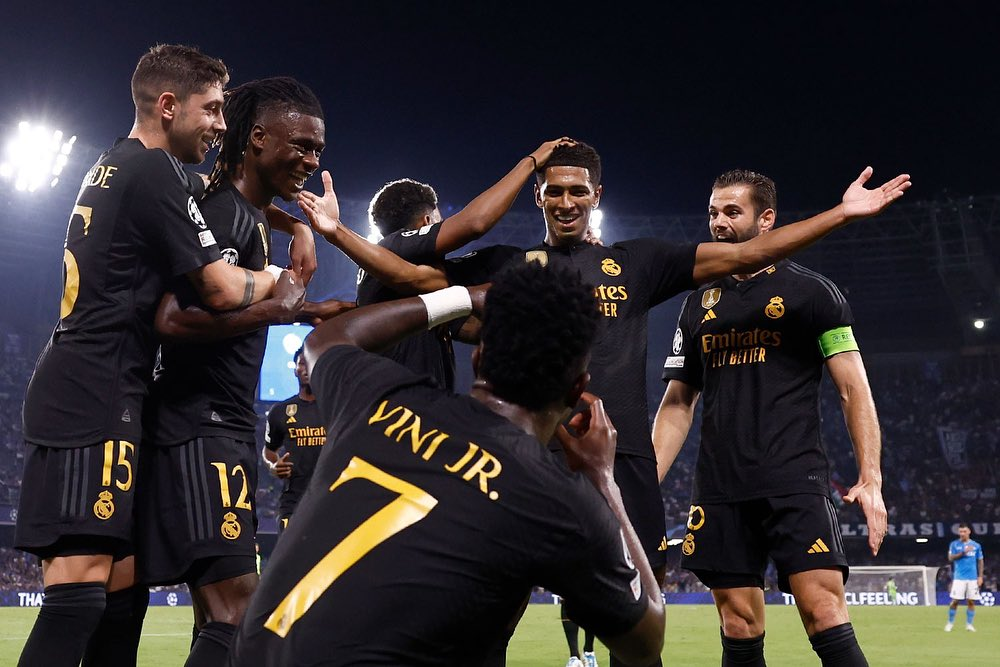
#> input picture OpenCV/Images/img5.jpg, 1000 x 667 px, found by its file name
$ python opning_closing.py
#> lines starting #> are read from the running program, lines starting #| are printed output that depends on the picture; after the words box and inside, x2 and y2 are one past the last pixel; in counts of white or black regions, pixels touching at a corner belong together

#-------------Morphological Transformations-----------------------

#Morphological transformations are some simple operations based on the image shape.
#It is normally performed on binary images.
# It needs two inputs, 1)- original image, 2)- structuring element(kernel).
#Two more basic Morphological Transformations are
#1) - Opening and 2) - Closing

import cv2
import numpy as np

#Opening --
#Opening is just another name of erosion followed by dilation.
#means first erosion take place then dilation
img = cv2.imread('D:\\OpenCV\\Images\\img5.jpg',0)
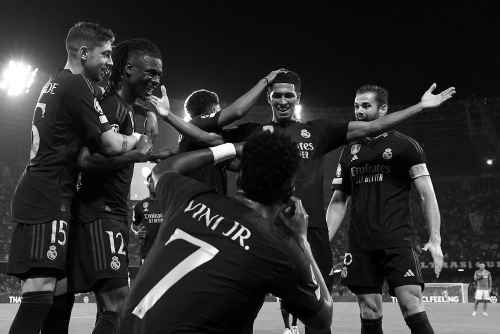
#> img: shape (667, 1000) (shown at 1/2 size); min 0, max 255, mean 48
_,mask= cv2.threshold(img,230,255,cv2.THRESH_BINARY_INV)
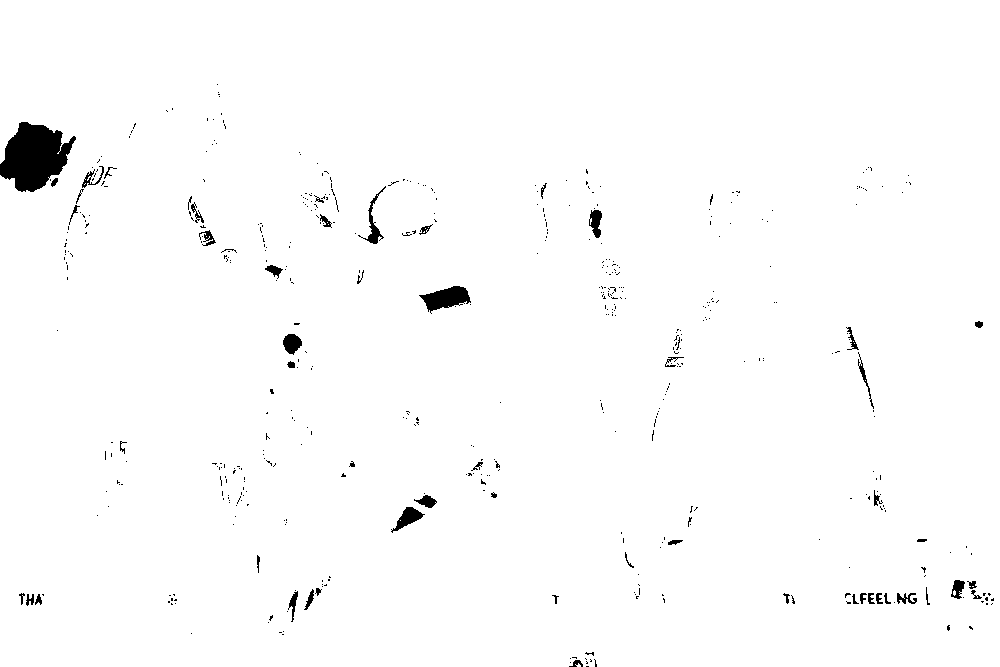
#> mask: shape (667, 1000); 98.6% white; 508 black regions (454 under 20 px), largest, box (x1, y1, x2, y2) and area: (0, 122, 76, 192) 3363, (419, 286, 471, 314) 785, (391, 507, 425, 533) 348
kernel = np.ones((3,3),np.uint8)# 5x5 kernel with full of ones.
o = cv2.morphologyEx(mask,cv2.MORPH_OPEN,kernel) #optional parameters iterations = 2
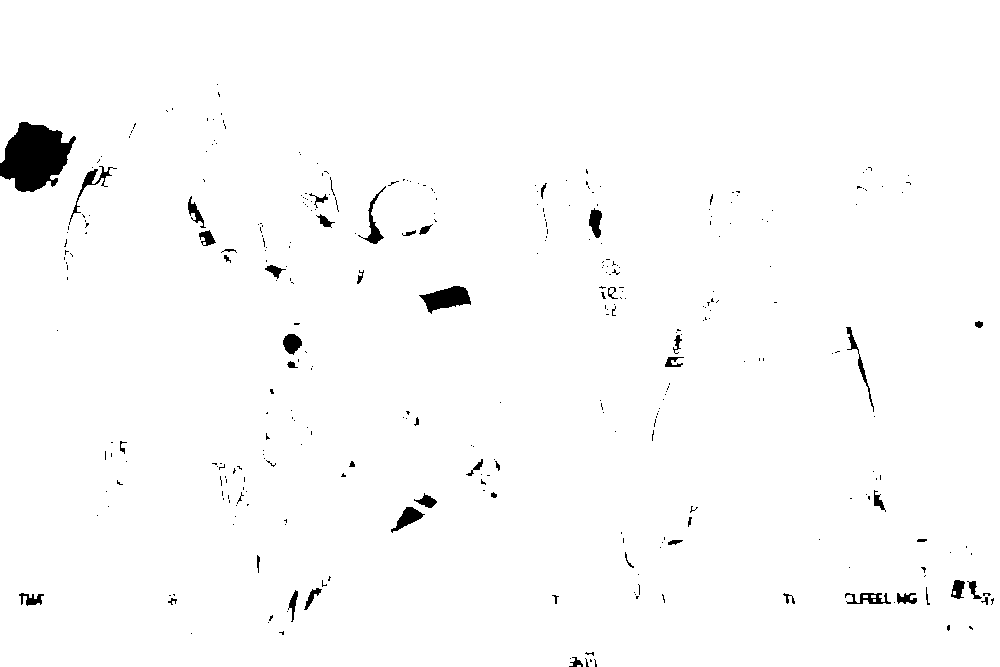
#> o: shape (667, 1000); 98.5% white; 340 black regions (289 under 20 px), largest, box (x1, y1, x2, y2) and area: (0, 122, 76, 192) 3441, (419, 286, 471, 314) 811, (391, 507, 425, 533) 352

cv2.imshow("img",img)
cv2.imshow("ker=",kernel)
cv2.imshow("mask==",mask)
cv2.imshow("opening==",o)


#closing
#It is opposite of opening
#closing is just another name of dilation followed by erosion.
#means first dilation take place then erosion-

kernel = np.ones((3,3),np.uint8)# 5x5 kernel with full of ones.
c= cv2.morphologyEx(mask,cv2.MORPH_CLOSE,kernel) #optional parameters iterations = 2
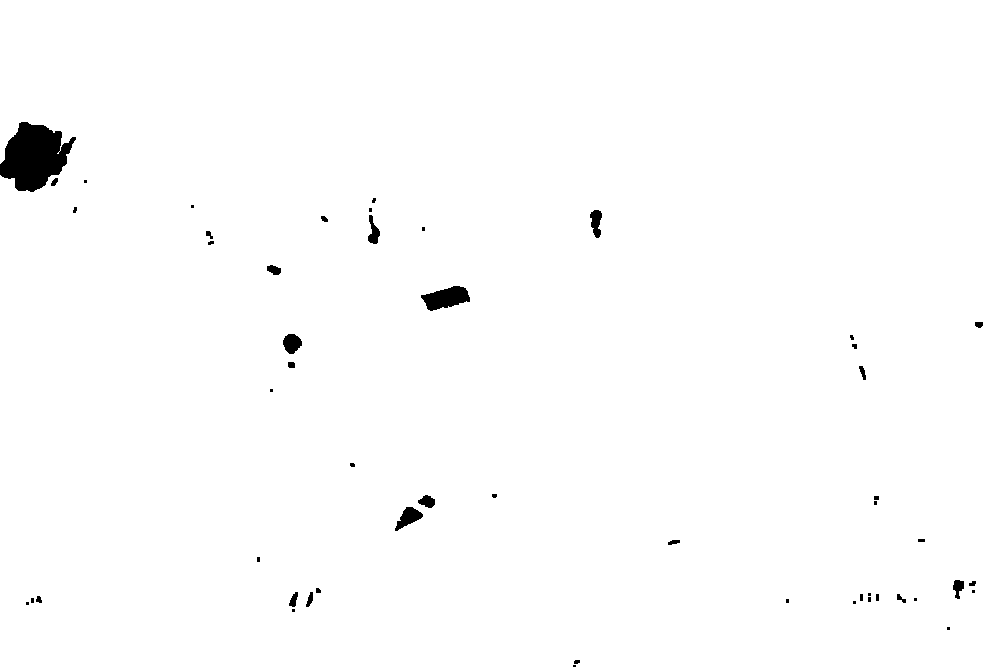
#> c: shape (667, 1000); 99% white; 52 black regions (24 under 20 px), largest, box (x1, y1, x2, y2) and area: (0, 122, 76, 192) 3345, (421, 286, 470, 311) 765, (395, 507, 423, 531) 332
cv2.imshow("closing",c)


#if you want then plot it
from matplotlib import pyplot as plt
titles = ["img","mask","opening","closing"]
images = [img,mask,o,c]
for i in range(4):
    plt.subplot(2, 2, i+1), plt.imshow(images[i], 'gray')
    plt.title(titles[i])
    plt.xticks([]),plt.yticks([])

plt.show()

# #--------Optional ----

x1 = cv2.morphologyEx(mask,cv2.MORPH_TOPHAT,kernel)   #diff b/w mask and opening
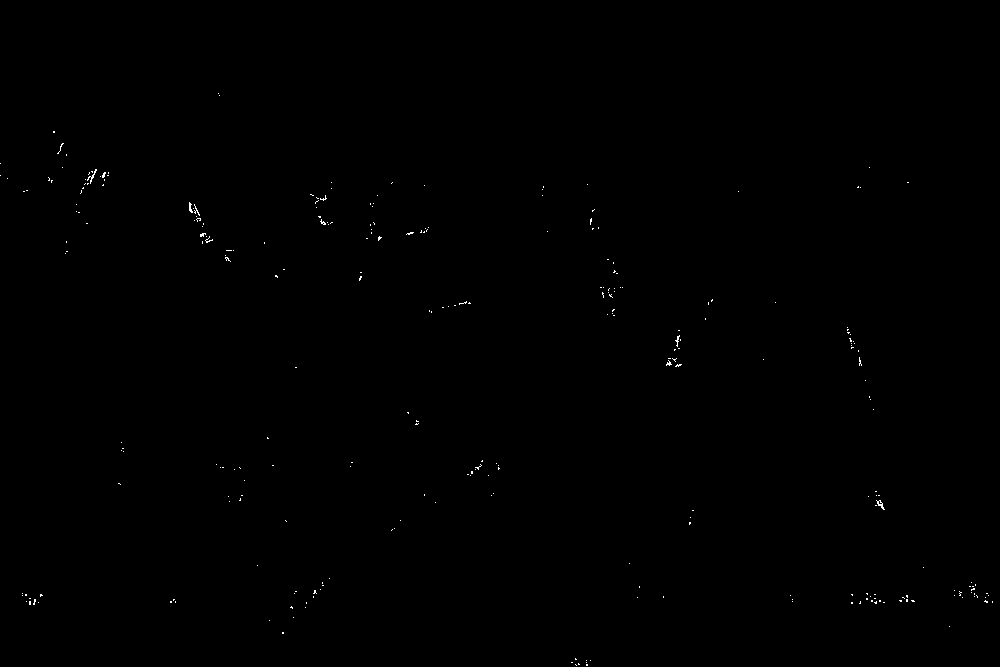
#> x1: shape (667, 1000); 0.14% white in thin lines or dots, all inside (x1, y1, x2, y2) = (0, 93, 993, 666)
x2 = cv2.morphologyEx(mask,cv2.MORPH_GRADIENT,kernel) #diff b/w dilation and erosion
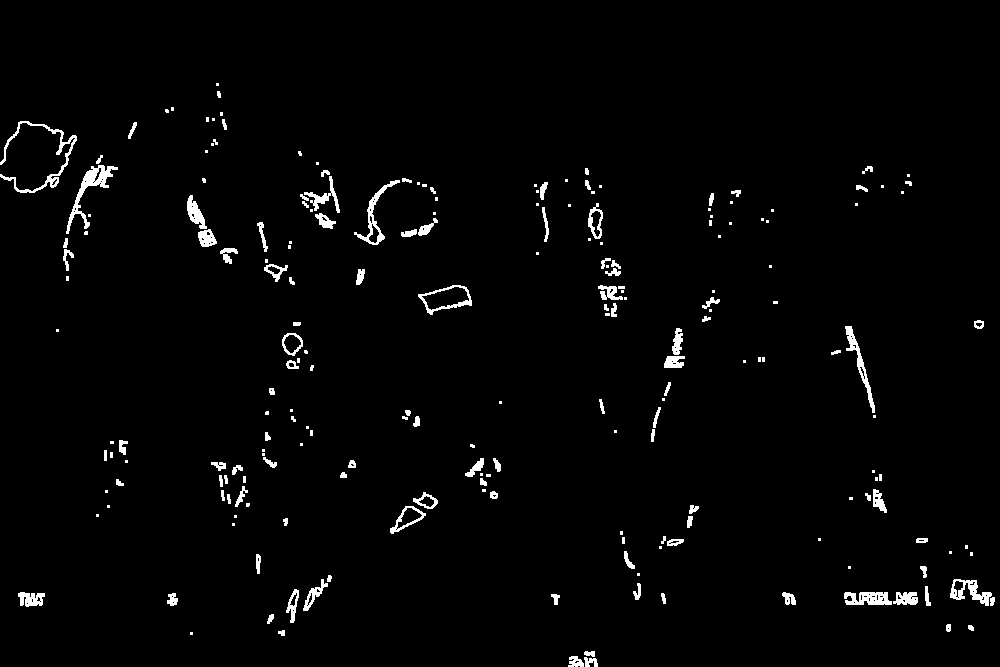
#> x2: shape (667, 1000); 2% white; 214 white regions (98 under 20 px), largest, box (x1, y1, x2, y2) and area: (66, 165, 118, 234) 763, (0, 121, 77, 193) 759, (354, 180, 400, 245) 497
x3 = cv2.morphologyEx(mask,cv2.MORPH_BLACKHAT,kernel)
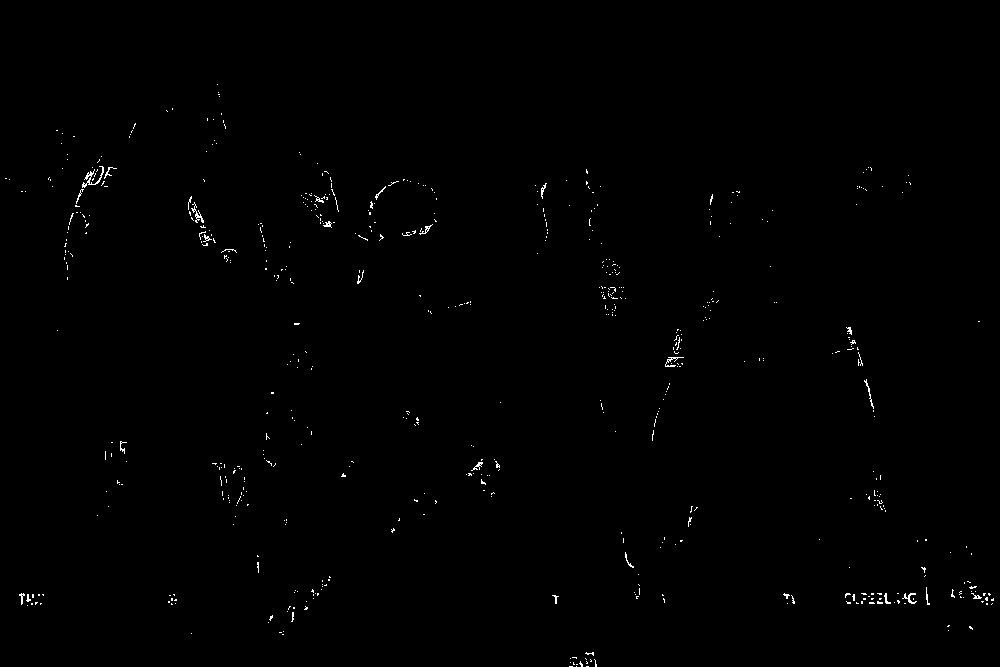
#> x3: shape (667, 1000); 0.43% white in thin lines or dots, all inside (x1, y1, x2, y2) = (5, 84, 994, 667)
cv2.imshow("x1",x1)
cv2.imshow("x2",x2)
cv2.imshow("x3",x3)
cv2.waitKey(0)
cv2.destroyAllWindows()

#Example with all morphological operations
"""
img = cv2.imread('D:\\OpenCV\\Images\\img5.jpg',0)
img = cv2.resize(img,(300,300))
_,mask= cv2.threshold(img,220,255,cv2.THRESH_BINARY_INV)
kernel = np.ones((2,2),np.uint8)# 5x5 kernel with full of ones.


#all morhological opr
e = cv2.erode(mask,kernel)
d = cv2.dilate(mask,kernel)
o = cv2.morphologyEx(mask,cv2.MORPH_OPEN,kernel)
c= cv2.morphologyEx(mask,cv2.MORPH_CLOSE,kernel)
x1 = cv2.morphologyEx(mask,cv2.MORPH_TOPHAT,kernel)   #diff b/w mask and opening
x2 = cv2.morphologyEx(mask,cv2.MORPH_GRADIENT,kernel) #diff b/w dilation and erosion
x3 = cv2.morphologyEx(mask,cv2.MORPH_BLACKHAT,kernel)

#display all the result

cv2.imshow("img",img)
cv2.imshow("mask==",mask)
cv2.imshow("erosion==",e)
cv2.imshow("dilate==",d)
cv2.imshow("opening==",o)
cv2.imshow("closing",c)
cv2.imshow("x1",x1)
cv2.imshow("x2",x2)
cv2.imshow("x3",x3)

titles = ['image', 'mask', 'erosion', 'dilation', 'opening', 'closing',
          'x1', 'x2',"x3"]
images = [img,mask,e,d,o,c,x1,x2,x3]

#if you want then plot it
from matplotlib import pyplot as plt
for i in range(9):
    plt.subplot(3, 3, i+1), plt.imshow(images[i], 'gray')
    plt.title(titles[i])
    plt.xticks([]),plt.yticks([])


cv2.waitKey(0)
cv2.destroyAllWindows()
"""
